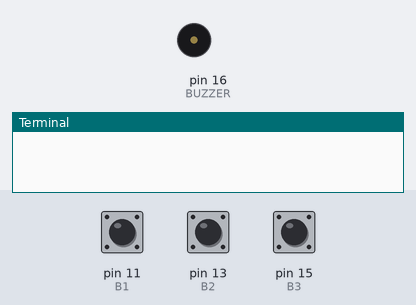
The program below on a simulated Raspberry Pi (header pin numbers). Parts: buzzer (waves = sounding), the last lines printed to the terminal. The test bench sets the inputs (shaded band); at power-on: pin 11 (B1) HIGH, pin 13 (B2) HIGH, pin 15 (B3) HIGH.

Above: at 1.2 s.
1.3 s: pin 11 (B1) pulled LOW for 0.15 s
At 1.4 s:
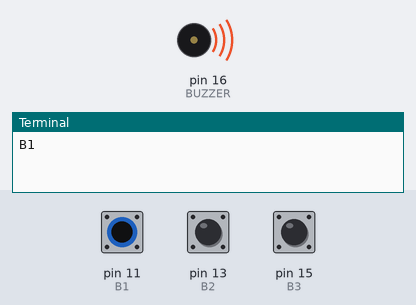
3.0 s: pin 11 (B1) pulled LOW for 3.2 s
At 7.0 s:
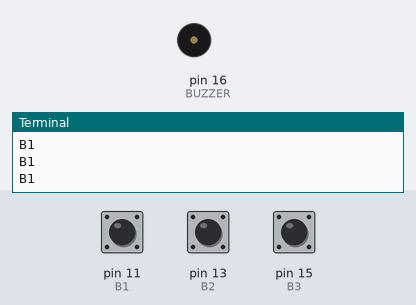
7.7 s: pin 13 (B2) pulled LOW for 3.2 s
At 8.1 s:
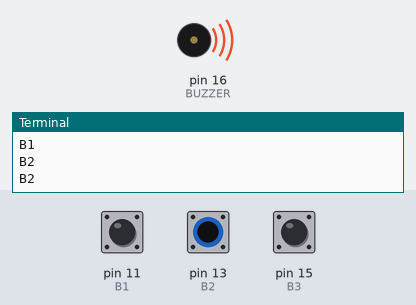
Timing chart, 0 to 12.4 s (numbered marks = the images above; inputs shaded):
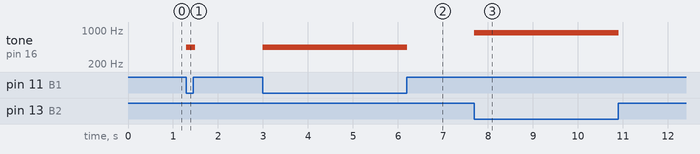

Measured:
- after the input at 1.3 s, tone on pin 16 (BUZZER): silent → 440 Hz at once, → silent 0.20 s later
- after the input at 3.0 s, tone on pin 16 (BUZZER): silent → 440 Hz at once, → silent 3.2 s later
- after the input at 7.7 s, tone on pin 16 (BUZZER): silent → 880 Hz at once, → silent 3.2 s later

The program:

2B_Digital_Trumpet.py
```python
import RPi.GPIO as GPIO
import time

GPIO.setmode(GPIO.BOARD)

BUZZER = 16
B1 = 11
B2 = 13
B3 = 15


GPIO.setup(B1,GPIO.IN, pull_up_down=GPIO.PUD_UP)
GPIO.setup(B2,GPIO.IN, pull_up_down=GPIO.PUD_UP)
GPIO.setup(B3,GPIO.IN, pull_up_down=GPIO.PUD_UP)
GPIO.setup(BUZZER, GPIO.OUT)

BZZR = GPIO.PWM(BUZZER,440)


#note  frequency
c = 262
d = 294
e = 330
f = 349
g = 392
a = 440
b = 494


try:
	while True:
		InB1 = GPIO.input(B1)
		InB2 = GPIO.input(B2)
		InB3 = GPIO.input(B3)
		if InB1 == False:
			print ("B1")
			BZZR.start(2)
			BZZR.ChangeFrequency(440)
			time.sleep(0.2)
		elif InB2 == False:
		        print ("B2")
			BZZR.start(40)
	        	BZZR.ChangeFrequency(880)
			time.sleep(0.2)
		elif InB3 == False:
		        print ("B3")
			BZZR.start(80)
			BZZR.ChangeFrequency(1720)
			time.sleep(0.2)
		BZZR.stop()
except KeyboardInterrupt:
	pass
print("The End")
GPIO.cleanup()
```
